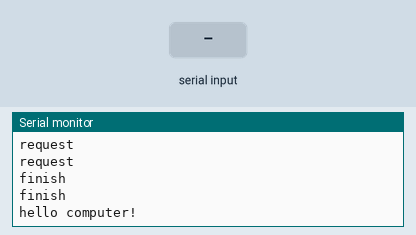
Simulated run of this sketch. Board: Arduino Zero (SAMD21). Parts: the last lines printed to the serial monitor. The inputs (shaded band) are chosen by the test bench.

Above: at 8.2 s.
8.3 s: "1" received over Serial
At 10.5 s:
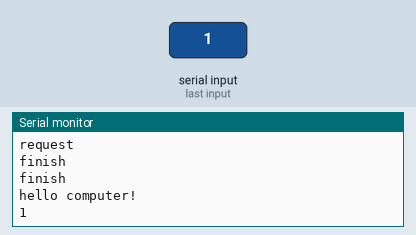
10.8 s: "0" received over Serial
At 12.2 s:
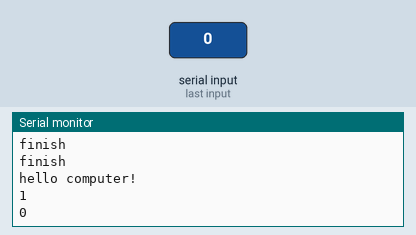
12.3 s: "2" received over Serial
At 13.8 s:
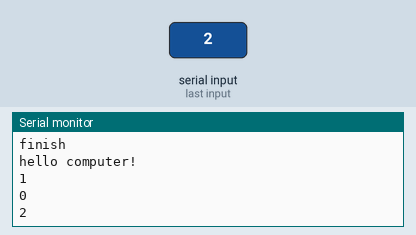

Measured:
- after the input at 8.3 s, the serial monitor: prints a new line after 1.0 s (image 1)
- after the input at 10.8 s, the serial monitor: prints a new line after 1.0 s (image 2)
- after the input at 12.3 s, the serial monitor: prints a new line after 1.0 s (image 3)

The sketch:

response_test.ino
```cpp
//#include "rgb_lcd.h"

//rgb_lcd lcd;
void setup() {
  // put your setup code here, to run once:


//  lcd.begin(16,2);
//  lcd.setRGB(255,255,255);
//  lcd.print("hello world");
  SerialUSB.begin (9600);
  Serial.begin(9600);

  while(!SerialUSB){
    ;

  }

  Serial.println("hello world");
  delay(2000);
  SerialUSB.println("bottle,cup,");
  SerialUSB.println("start");
  Serial.print("start");
  int i = 0;
  while (i < 5){
    int wait = 1000;
    delay(wait);
    SerialUSB.println("request");
    Serial.println("request");
    i++;
  }
 SerialUSB.println("finish");
 Serial.println("finish");

  Serial.println("hello computer!");
}

void loop() {

    String jetson = SerialUSB.readString();
    Serial.println(jetson);


  // put your main code here, to run repeatedly:
//

//  //lcd.print(String(jetson));
//  // Serial.write(jetson);
//
//  int index = 0;
//  int source = jetson.indexOf("S", 0) + 2;
//
//  int dest = jetson.lastIndexOf("D") + 2;
//  index = dest;
//
//  int id = jetson.lastIndexOf("T") + 2;
//  index = id;
//
//  int data = jetson.lastIndexOf("P") + 2;
//  index = data;
//
//  String sourceName = jetson.substring(source, dest - 2);
//  String destName = jetson.substring(dest, id - 2);
//  String idName = jetson.substring(id, data - 2);
//  String dataString = jetson.substring(data, jetson.lastIndexOf("K"));
//  data = (dataString).toInt();
//
///*
//  Serial.println(sourceName);
//  delay(50);
//  Serial.println(destName);
//  delay(50);
//  Serial.println(idName);
//  delay(50);
//  Serial.println(dataString);
//  delay(50);
//*/
//
//  Serial.write(1);
//
//
//  /*
//  String writeBack = destName + "/" + dataString;
//  Serial.write(sourceName);
//  */
//
//  //Serial.write(1);
//
//  /**
//  // drivetrain motor
//  if ((String)(fromJetson).charAt(0) == '0') {
//    // parse the String to confirm source, destination,
//  }
//  // arm motor
//  else {
//
//  }
//  */
}
```
